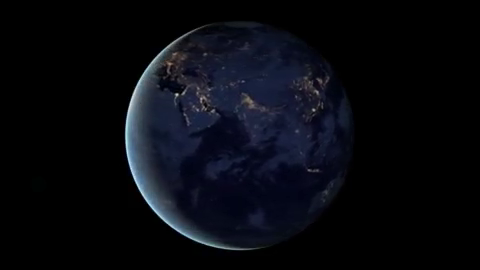
#> input picture frame 90 of test.avi, 480 x 270 px
$ python 2-1.py
#> lines starting #> are read from the running program, lines starting #| are printed output that depends on the picture
#영상 반전

import cv2

cap = cv2.VideoCapture('test.avi')

while cap.isOpened():
    ret, frame = cap.read()
#> frame is the input picture: shape (270, 480, 3); mean B, G, R 15.2, 9.4, 7.8
    if ret is True:
        inversed = ~frame
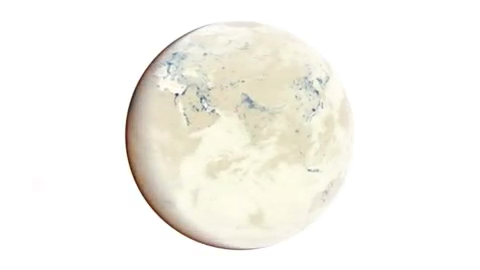
#> inversed: shape (270, 480, 3); mean B, G, R 239.8, 245.6, 247.2
        cv2.imshow('frame', frame)
        cv2.imshow('inversed' , inversed)
        if cv2.waitKey(15) == 27:
#> (key Esc is pressed here)
            break
    else:
        print('error 발생')
        exit()

cap.release()
cv2.destroyAllWindows()

$ run again, starting later in the video
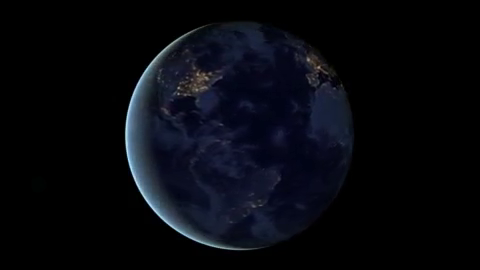
#> input picture frame 405 of test.avi, 480 x 270 px
#> frame is the input picture: shape (270, 480, 3); mean B, G, R 14.2, 8.4, 6.9
#> `inversed = ~frame`:
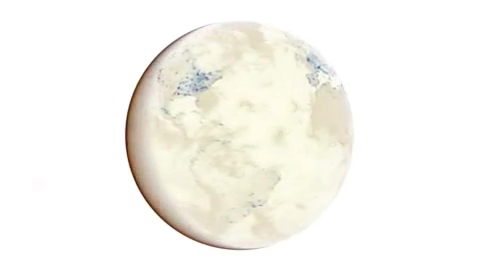
#> inversed: shape (270, 480, 3); mean B, G, R 240.8, 246.6, 248.1

$ run again, starting later in the video
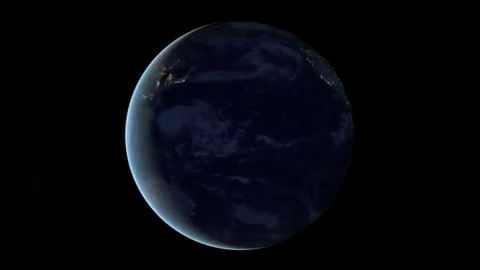
#> input picture frame 720 of test.avi, 480 x 270 px
#> frame is the input picture: shape (270, 480, 3); mean B, G, R 12.2, 6.7, 5.1
#> `inversed = ~frame`:
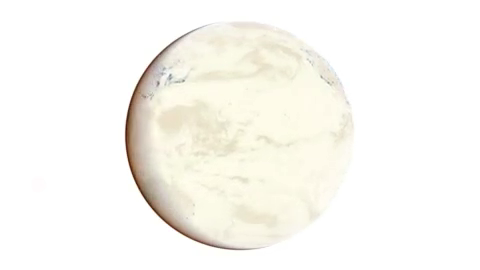
#> inversed: shape (270, 480, 3); mean B, G, R 242.8, 248.3, 249.9
